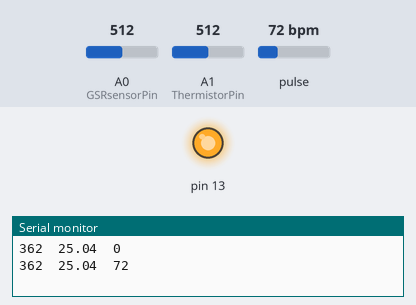
This sketch was run on a simulated Arduino Uno, built with avr-gcc and run on an emulated ATmega328P. On the bench: output pins drawn as LEDs (lit = HIGH), the last lines printed to the serial monitor. Dashed ring = blinking. The inputs (shaded band) are chosen by the test bench; at power-on: pulse 72 bpm, A0 (GSRsensorPin) = 512, A1 (ThermistorPin) = 512.

Above: at 1.2 s.
1.3 s: pulse set to 61 bpm
3.2 s: pulse set to 57 bpm
At 4.5 s:
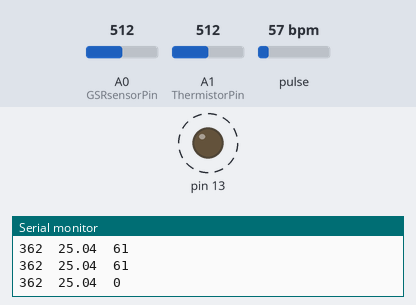
7.3 s: pulse set to 70 bpm
At 7.8 s:
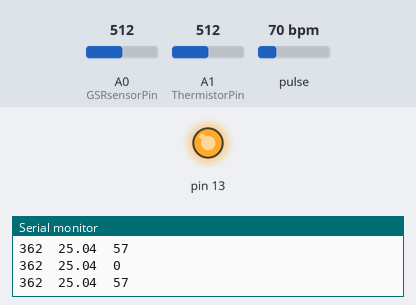
8.8 s: pulse set to 42 bpm
At 10.6 s:
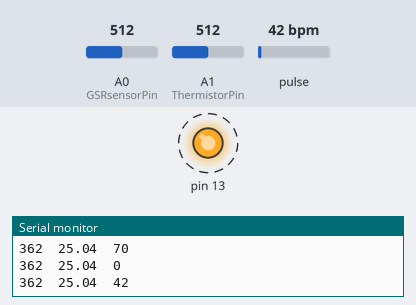
Timing chart, 0 to 13.9 s (numbered marks = the images above; inputs shaded):
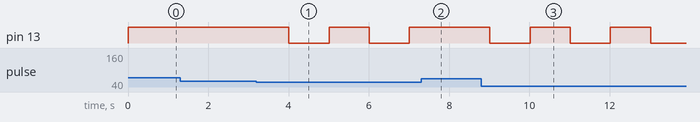

The sketch:

PIS_Maj.ino
```cpp
#define USE_ARDUINO_INTERRUPTS true    // Set-up low-level interrupts for most acurate BPM math.
#include <PulseSensorPlayground.h>     // Includes the PulseSensorPlayground Library.

PulseSensorPlayground pulseSensor;  // Creates an instance of the PulseSensorPlayground object called "pulseSensor"

const int PulseWire = A2;       // PulseSensor PURPLE WIRE connected to ANALOG PIN 0
const int LED13 = 13;          // The on-board Arduino LED, close to PIN 13.
int Threshold = 550;           // Determine which Signal to "count as a beat" and which to ignore.
int GSRsensorPin = A0;
int ThermistorPin = A1;
int Vo;
float R1 = 10000; // value of R1 on board
float logR2, R2, T;
float c1 = 0.001129148, c2 = 0.000234125, c3 = 0.0000000876741; //steinhart-hart coeficients for thermistor
const int p=0;

void setup()
{

  Serial.begin(9600); // open a serial port connection to computer
  pulseSensor.begin();  //to create pulsesensor object
  pinMode(GSRsensorPin, INPUT); // define which pins are used for input and output
  pulseSensor.analogInput(PulseWire);   // Configure the PulseSensor object, by assigning our variables to it.
  pulseSensor.blinkOnPulse(LED13);       //auto-magically blink Arduino's LED with heartbeat.
  pulseSensor.setThreshold(Threshold);

}

void loop()
{
  //for gsr sensor:
  int sensorVal = analogRead(GSRsensorPin)-150; // read data from appropriate pin and assign value to variable
  Serial.print(sensorVal);  // print sensor reading to the the computer via serial port

  //for temperature sensor:
  Vo = analogRead(ThermistorPin);
  R2 = R1 * (1023.0 / (float)Vo - 1.0); //calculate resistance on thermistor
  logR2 = log(R2);
  T = (1.0 / (c1 + c2*logR2 + c3*logR2*logR2*logR2)); // temperature in Kelvin
  T = T - 273.15; //convert Kelvin to Celcius
  // T = (T * 9.0)/ 5.0 + 32.0; //convert Celcius to Farenheit

  Serial.print('\t'); //provide space between readings on serial monitor
  Serial.print(T);
  Serial.print('\t');

  //for pulse sensor:
  int myBPM = pulseSensor.getBeatsPerMinute();  // Calls function on our pulseSensor object that returns BPM as an "int".
                                                // "myBPM" hold this BPM value now.
  if (pulseSensor.sawStartOfBeat()) // Constantly test to see if "a beat happened".
  {
    Serial.print(myBPM);                       // Print the value inside of myBPM.
  }
  else
  {
    Serial.print(p);
  }

  Serial.println(); //print new line in serial monitor

  delay(1000);  // wait for 1000 milliseconds before reading sensor again
}
```

Measured:
- the behaviour switches between 60 and 59 bpm on pulse (found by bisection; images 0 and 1)
- after the input at 3.2 s, pin 13: alternates HIGH for 1.0 s and LOW for 1.0 s, starting after 0.81 s
- after the input at 7.3 s, pin 13: stays HIGH (without the input it goes to LOW after 0.71 s)
- after the input at 8.8 s, pin 13: alternates HIGH for 1.0 s and LOW for 1.0 s, starting after 0.21 s
